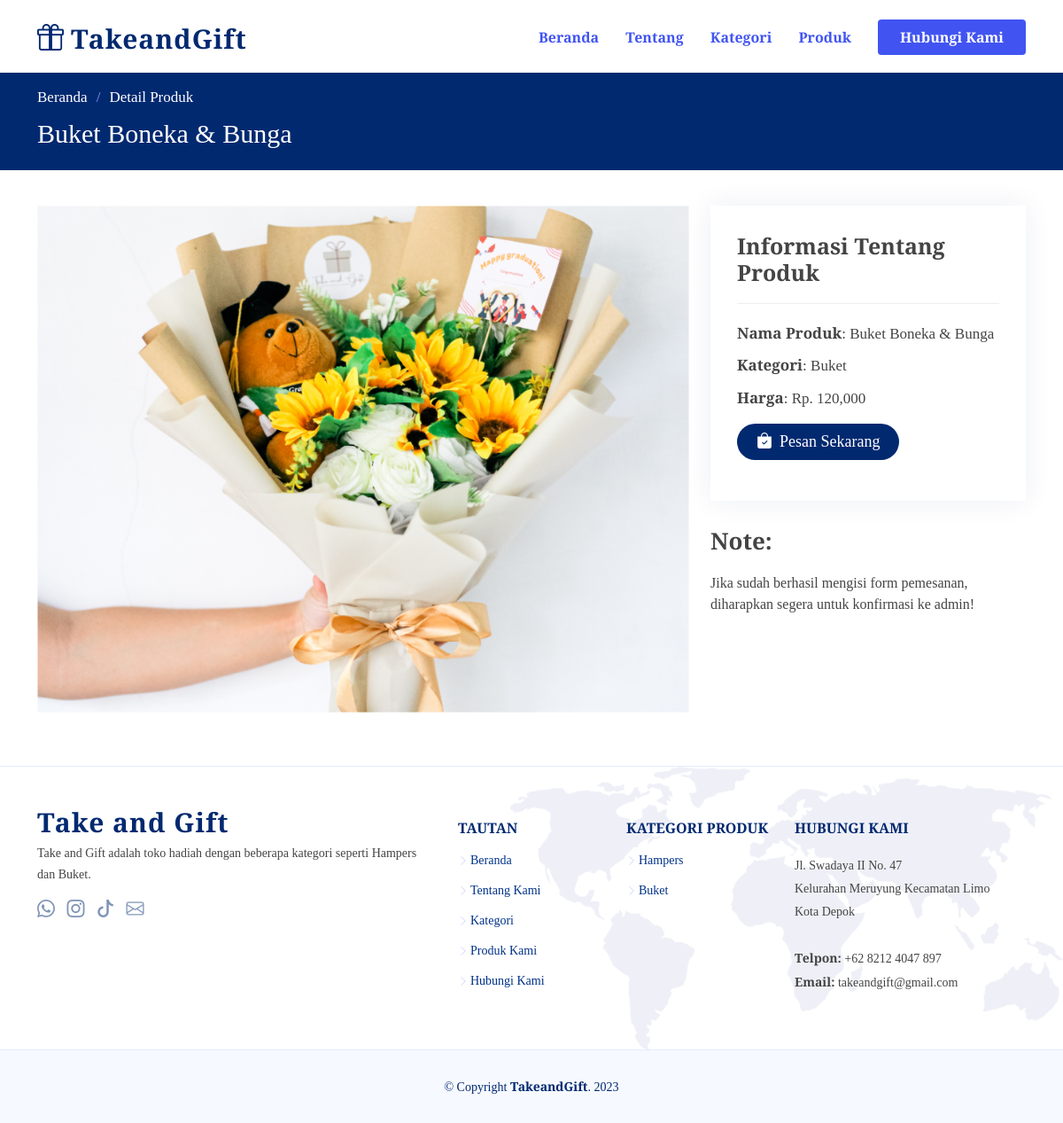
Page /user/detail-produk.php?produk=10 on the committed database.
### tables this page shows
CREATE TABLE `tbl_produk` (
  `id_produk` int(11) NOT NULL,
  `nama_produk` varchar(100) NOT NULL,
  `kategori` varchar(100) NOT NULL,
  `harga` varchar(100) NOT NULL,
  `cover` varchar(100) NOT NULL,
  `tanggal` date NOT NULL,
  `waktu` time NOT NULL
);

### admin/functions.php (called while the page is built, shortened)
<?php
$conn = mysqli_connect("localhost", "root", "", "takeandgift");
function tampil_produk_2($sql_produl)
{
	global $conn;
	$result_tampil_produk = $conn->query($sql_produl);
	$rows_produk = [];
	while ($row_produk = mysqli_fetch_assoc($result_tampil_produk)) {
		$rows_produk[] = $row_produk;
	}
	return $rows_produk;
}

### user/detail-produk.php (the view, shortened to what this page needs)
<?php
require '../admin/functions.php';
$id = $_GET['produk'];
?>
<!DOCTYPE html>
<html lang="en">
<head>
    <link href="assets/vendor/aos/aos.css" rel="stylesheet">
    <link href="assets/vendor/bootstrap/css/bootstrap.min.css" rel="stylesheet">
    <link href="assets/vendor/bootstrap-icons/bootstrap-icons.css" rel="stylesheet">
    <link href="assets/vendor/glightbox/css/glightbox.min.css" rel="stylesheet">
    <link href="assets/vendor/remixicon/remixicon.css" rel="stylesheet">
    <link href="assets/vendor/swiper/swiper-bundle.min.css" rel="stylesheet">
    <link href="assets/css/style.css" rel="stylesheet">
</head>
<body>
    <header id="header" class="header fixed-top">
        <div class="container-fluid container-xl d-flex align-items-center justify-content-between">
            <a href="halaman-user.php" class="logo d-flex align-items-center">
                <i class="bi bi-gift" style="font-size: 30px; padding-right: 8px; color: #012970;"></i>
                <span>TakeandGift</span>
            </a>
            <nav id="navbar" class="navbar">
                <ul>
                    <li><a class="nav-link scrollto" href="halaman-user.php">Beranda</a></li>
                    <li><a class="nav-link scrollto" href="halaman-user.php">Tentang</a></li>
                    <li><a class="nav-link scrollto" href="halaman-user.php">Kategori</a></li>
                    <li><a class="nav-link scrollto" href="halaman-user.php">Produk</a></li>
                    <li><a class="nav-link scrollto getstarted" href="halaman-user.php" style=" padding: 8px 25px;">Hubungi
                            Kami</a></li>
                </ul>
            </nav>
        </div>
    </header>
    <main id="main">
        <section class="breadcrumbs">
            <div class="container">
                <?php
                $data_all = tampil_produk_2("SELECT * FROM tbl_produk WHERE id_produk = '$id' ORDER BY id_produk DESC");
                foreach ($data_all as $data_row) : ?>
                    <ol style="font-size: 17px;">
                        <li><a href="halaman-user.php">Beranda</a></li>
                        <li>Detail Produk</li>
                    </ol>
                    <h2 style="font-size: 30px;"><?= ucwords($data_row['nama_produk']); ?></h2>
                <?php endforeach; ?>
            </div>
        </section>
        <section id="portfolio-details" class="portfolio-details">
            <div class="container">
                <?php
                $data_all = tampil_produk_2("SELECT * FROM tbl_produk WHERE id_produk = '$id' ORDER BY id_produk DESC");
                foreach ($data_all as $data_row) : ?>
                    <div class="row gy-4">
                        <div class="col-lg-8">
                            <div class="portfolio-details-slider swiper">
                                <div class="swiper-wrapper align-items-center">
                                    <img src="../file/<?= $data_row['cover']; ?>" alt="" />
                                </div>
                            </div>
                        </div>
                        <div class="col-lg-4">
                            <div class="portfolio-info">
                                <h3 style="font-size: 25px;">Informasi Tentang Produk</h3>
                                <ul style="font-size: 17px;">
                                    <li><strong>Nama Produk</strong>: <?= ucwords($data_row['nama_produk']); ?></li>
                                    <li><strong>Kategori</strong>: <?= $data_row['kategori']; ?></li>
                                    <li><strong>Harga</strong>: Rp. <?= number_format($data_row['harga']); ?></li>
                                </ul>
                                <ul>
                                    <button type="button" class="btn btn-primary" data-bs-toggle="modal" data-bs-target="#pemesan<?= $data_row['id_produk']; ?>" style="background-color: #012970; border: none; padding: 7px 22px; font-size: 18px; border-radius: 30px;">
                                        <i class="bi bi-bag-check-fill pe-2"></i><span>Pesan Sekarang</span>
                                    </button>
                                </ul>
                            </div>
                            <div class="portfolio-description">
                                <h2>Note:</h2>
                                <p>
                                    Jika sudah berhasil mengisi form pemesanan, diharapkan segera untuk konfirmasi ke admin!
                                </p>
                            </div>
                        </div>
                    </div>
                <?php endforeach; ?>
            </div>
        </section>
    </main>
    <footer id="footer" class="footer">
        <div class="footer-top">
            <div class="container">
                <div class="row gy-4">
                    <div class="col-lg-5 col-md-12 footer-info">
                        <a href="#" class="logo d-flex align-items-center ">
                            <span class="mb-2">Take and Gift</span>
                        </a>
                        <p>Take and Gift adalah toko hadiah dengan beberapa kategori seperti Hampers dan
                            Buket.</p>
                        <div class="social-links mt-3">
                            <a href="https://wa.me/6282124047897?text=contoh%20isi%20pesan%20dikirim%20via%20whatsapp" target="_blank" class="twitter">
                                <i class="bi bi-whatsapp"></i>
                            </a>
                            <a href="https://www.instagram.com/take_and_gift/" target="_blank class=" instagram">
                                <i class="bi bi-instagram"></i>
                            </a>
                            <a href="https://www.tiktok.com/@takeandgift_id?_t=8cj0oWUh2Sw&_r=1" target="_blank" class="facebook"><i class="bi bi-tiktok"></i></a>
                            <a href="#" class="facebook"><i class="bi bi-envelope"></i></a>
                        </div>
                    </div>
                    <div class="col-lg-2 col-6 footer-links">
                        <h4>Tautan</h4>
                        <ul>
                            <li><i class="bi bi-chevron-right"></i> <a href="halaman-user.php">Beranda</a></li>
                            <li><i class="bi bi-chevron-right"></i> <a href="halaman-user.php">Tentang Kami</a></li>
                            <li><i class="bi bi-chevron-right"></i> <a href="halaman-user.php">Kategori</a></li>
                            <li><i class="bi bi-chevron-right"></i> <a href="halaman-user.php">Produk Kami</a></li>
                            <li><i class="bi bi-chevron-right"></i> <a href="halaman-user.php">Hubungi Kami</a></li>
                        </ul>
                    </div>
                    <div class="col-lg-2 col-6 footer-links">
                        <h4>Kategori Produk</h4>
                        <ul>
                            <li><i class="bi bi-chevron-right"></i> <a href="#produk">Hampers</a></li>
                            <li><i class="bi bi-chevron-right"></i> <a href="#produk">Buket</a></li>
                        </ul>
                    </div>
                    <div class="col-lg-3 col-md-12 footer-contact text-center text-md-start">
                        <h4>Hubungi Kami</h4>
                        <p>
                            Jl. Swadaya II No. 47 <br>
                            Kelurahan Meruyung Kecamatan Limo<br>
                            Kota Depok <br><br>
                            <strong>Telpon:</strong> +62 8212 4047 897<br>
                            <strong>Email:</strong> takeandgift@gmail.com<br>
                        </p>
                    </div>
                </div>
            </div>
        </div>
        <div class="container">
            <div class="copyright">
                &copy; Copyright <strong><span>TakeandGift</span></strong>. 2023
            </div>
        </div>
    </footer>
</body>
</html>

### user/assets/css/style.css (style rules this page uses)
:root { scroll-behavior: smooth; }
* { padding: 0; margin: 0; box-sizing: border-box; }
body { color: #444444; font-family: "Crimson Text", serif; }
a { color: #4154f1; text-decoration: none; }
section { padding: 60px 0; overflow: hidden; }
.breadcrumbs { padding: 15px 0; background: #012970; min-height: 40px; margin-top: 82px; color: #fff; }
.breadcrumbs h2 { font-size: 28px; font-weight: 500; }
.breadcrumbs ol { display: flex; flex-wrap: wrap; list-style: none; padding: 0 0 10px 0; margin: 0; font-size: 14px; }
.breadcrumbs ol a { color: #fff; transition: 0.3s; }
.breadcrumbs ol li + li { padding-left: 10px; }
.breadcrumbs ol li + li::before { display: inline-block; padding-right: 10px; color: #8894f6; content: "/"; }
.header { transition: all 0.5s; z-index: 997; padding: 20px 0; }
.header .logo { line-height: 0; }
.header .logo span { font-size: 30px; font-weight: 700; letter-spacing: 1px; color: #012970; margin-top: 3px; }
.navbar { padding: 0; }
.navbar ul { margin: 0; padding: 0; display: flex; list-style: none; align-items: center; }
.navbar li { position: relative; }
.navbar a, .navbar a:focus { display: flex; align-items: center; justify-content: space-between; padding: 10px 0 10px 30px; font-size: 16px; font-weight: 700; color: #4154f1; white-space: nowrap; transition: 0.3s; }
.navbar .getstarted, .navbar .getstarted:focus { background: #4154f1; padding: 8px 20px; margin-left: 30px; border-radius: 4px; color: #fff; }
.portfolio-details { padding-top: 40px; }
.portfolio-details .portfolio-details-slider img { width: 100%; }
.portfolio-details .portfolio-info { padding: 30px; box-shadow: 0px 0 30px rgba(1, 41, 112, 0.08); }
.portfolio-details .portfolio-info h3 { font-size: 22px; font-weight: 700; margin-bottom: 20px; padding-bottom: 20px; border-bottom: 1px solid #eee; }
.portfolio-details .portfolio-info ul { list-style: none; padding: 0; font-size: 15px; }
.portfolio-details .portfolio-info ul li + li { margin-top: 10px; }
.portfolio-details .portfolio-description { padding-top: 30px; }
.portfolio-details .portfolio-description h2 { font-size: 26px; font-weight: 700; margin-bottom: 20px; }
.portfolio-details .portfolio-description p { padding: 0; }
.footer { background: #f6f9ff; padding: 0 0 30px 0; font-size: 14px; }
.footer .footer-top { background: white url(../img/footer-bg.png) no-repeat right top; background-size: contain; border-top: 1px solid #e1ecff; border-bottom: 1px solid #e1ecff; padding: 60px 0 30px 0; }
.footer .footer-top .footer-info { margin-bottom: 30px; }
.footer .footer-top .footer-info .logo { line-height: 0; margin-bottom: 15px; }
.footer .footer-top .footer-info .logo span { font-size: 30px; font-weight: 700; letter-spacing: 1px; color: #012970; margin-top: 3px; }
.footer .footer-top .footer-info p { font-size: 14px; line-height: 24px; margin-bottom: 0; }
.footer .footer-top .social-links a { font-size: 20px; display: inline-block; color: rgba(1, 41, 112, 0.5); line-height: 0; margin-right: 10px; transition: 0.3s; }
.footer .footer-top h4 { font-size: 16px; font-weight: bold; color: #012970; text-transform: uppercase; position: relative; padding-bottom: 12px; }
.footer .footer-top .footer-links { margin-bottom: 30px; }
.footer .footer-top .footer-links ul { list-style: none; padding: 0; margin: 0; }
.footer .footer-top .footer-links ul i { padding-right: 2px; color: #d0d4fc; font-size: 12px; line-height: 0; }
.footer .footer-top .footer-links ul li { padding: 10px 0; display: flex; align-items: center; }
.footer .footer-top .footer-links ul li:first-child { padding-top: 0; }
.footer .footer-top .footer-links ul a { color: #013289; transition: 0.3s; display: inline-block; line-height: 1; }
.footer .footer-top .footer-contact p { line-height: 26px; }
.footer .copyright { text-align: center; padding-top: 30px; color: #012970; }

### rows in the picture
tbl_produk: nama_produk "Buket Boneka & Bunga", cover (picture), kategori "Buket", harga "120,000"
